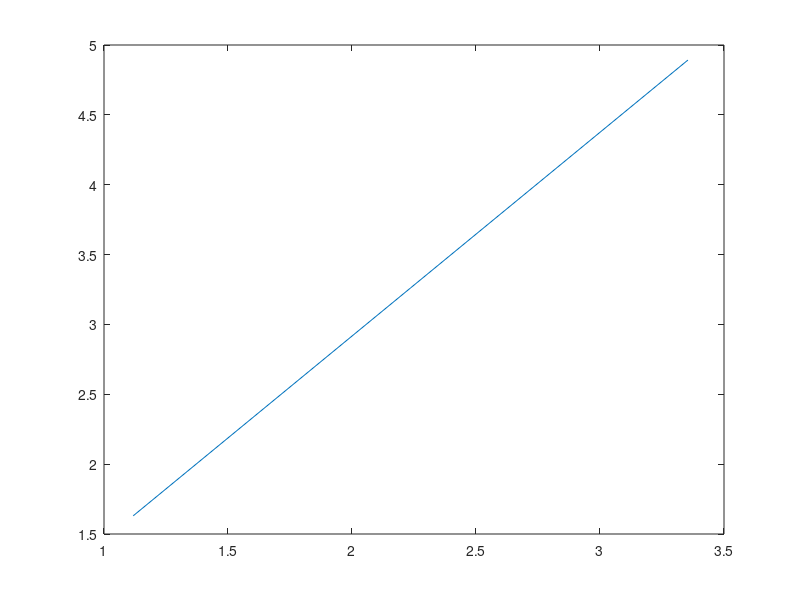

This chart was generated by the following MATLAB code: (Note: this script raises an error after producing the figure.)
%% MR2015, Sysid tank system Spring 2020

ps = 5; % Supply pressure
u0 = 5; % Voltage at closed valve
as = 1, bs = 0; % p = as*us + bs, model of sensor 

% Observations
us = [0,0,0]'; % Sensor voltages at which slope was measured 
p = as*us + bs; % Pressures at which slope was measured
uv = [5.5, 6, 6.5]'; % Input voltages
delta_us = [0.86, 0.84, 1.16]'; % Voltage change in sensor
delta_t = [1.51, 0.22, 0.238]'; % for time interval
us_dot = delta_us./delta_t; % Rate of change in sensor voltage
p_dot = as*us_dot + bs; % Rate of change in pressure

exponent = 0.5; % 0.5 is the same as square root
Phi = [(uv - u0).*(ps-p).^exponent]; % Regressor

a = (Phi'*Phi)^(-1)*Phi'*p_dot % Least squares estimate

% Plot result

figure(1)
clf
plot(Phi, Phi*a) % Fitted model
hold on
plot(Phi, pdot, 'ro') % Observations

